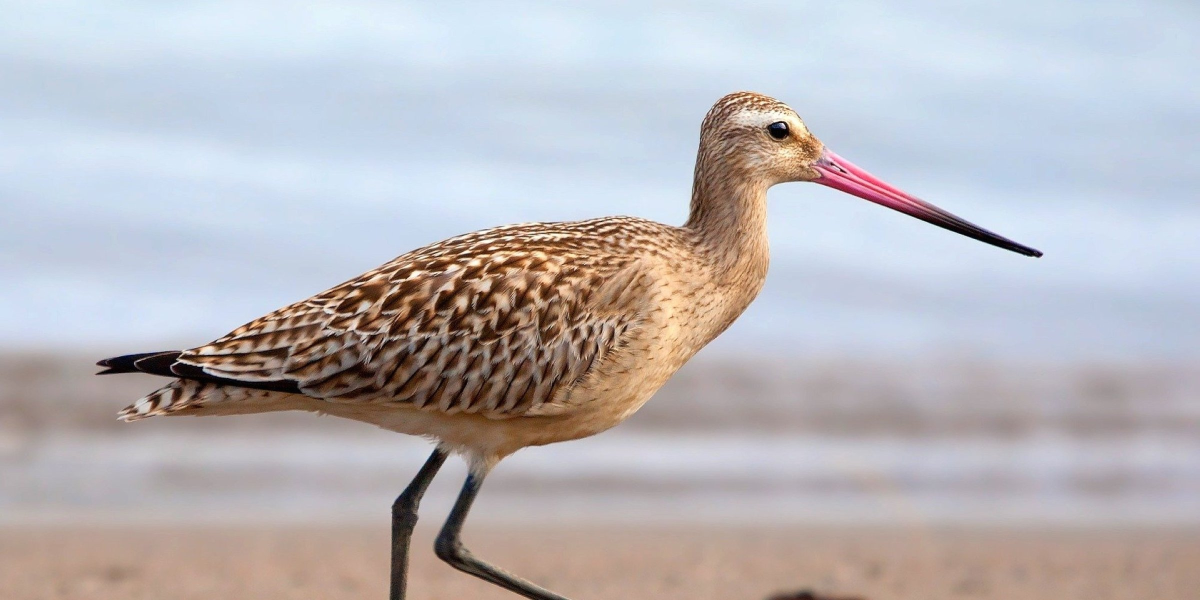
#> input picture bird.jpg, 2400 x 1200 px (shown at 1/2 size)
$ python transform.py bird.jpg
#> lines starting #> are read from the running program, lines starting #| are printed output that depends on the picture
#> further down, img is the input picture: PIL image 2400x1200 RGB; mean R, G, B 186.2, 183.1, 187.1
from PIL import Image
import sys

# Global constants
ASCII_CHARS = ['.',',',':',';','+','*','?','%','S','#','@']
ASCII_CHARS = ASCII_CHARS[::-1]
newWidth = 100
intensity = 25

def resizeImage(image):
    (origWidth, origHeight) = image.size
#> origWidth = 2400; origHeight = 1200
    aspect_ratio = float(origHeight) / float(origWidth)
#> aspect_ratio = 0.5
    newHeight = int(aspect_ratio * newWidth)
#> newHeight = 50
    dimension = (newWidth, newHeight)
#> dimension = (100, 50)
    newImage = image.resize(dimension)
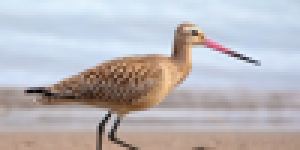
#> newImage: PIL image 100x50 RGB (shown 3 times larger); mean R, G, B 186.2, 183.1, 187.2
    return newImage

def replacePixel(image):
    initial_pixels = list(image.getdata())
    new_pixels = [ASCII_CHARS[pixel_value // intensity] for pixel_value in initial_pixels]
    return ''.join(new_pixels)

def transform(image):
    image = resizeImage(image)
    image = image.convert('L')
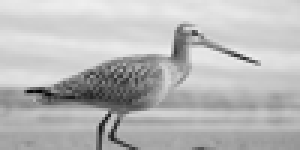
#> image: PIL image 100x50 L (shown 3 times larger); min 2, max 239, mean 184.5
    pixels = replacePixel(image)
#> in replacePixel, `initial_pixels = list(image.getdata())`: initial_pixels = 5000 values, max 239 at index 127, min 2 at index 3013, mean 184.5
#> in replacePixel, `new_pixels = [ASCII_CHARS[pixel_value // intensity] for pixel_value in..`: new_pixels = 5000 items, first 6: ',', ',', ',', ',', ',', ','
    pixelsNum = len(pixels)
#> pixelsNum = 5000
    newImage = [pixels[index:index+newWidth] for index in range(0, pixelsNum, newWidth)]
#> newImage = 50 items
    return '\n'.join(newImage)

if __name__ == "__main__":
    filename = sys.argv[1]
    img = Image.open(filename)
    image = transform(img)
    f = open('output.txt','w')
    f.write(image)
    f.close()
